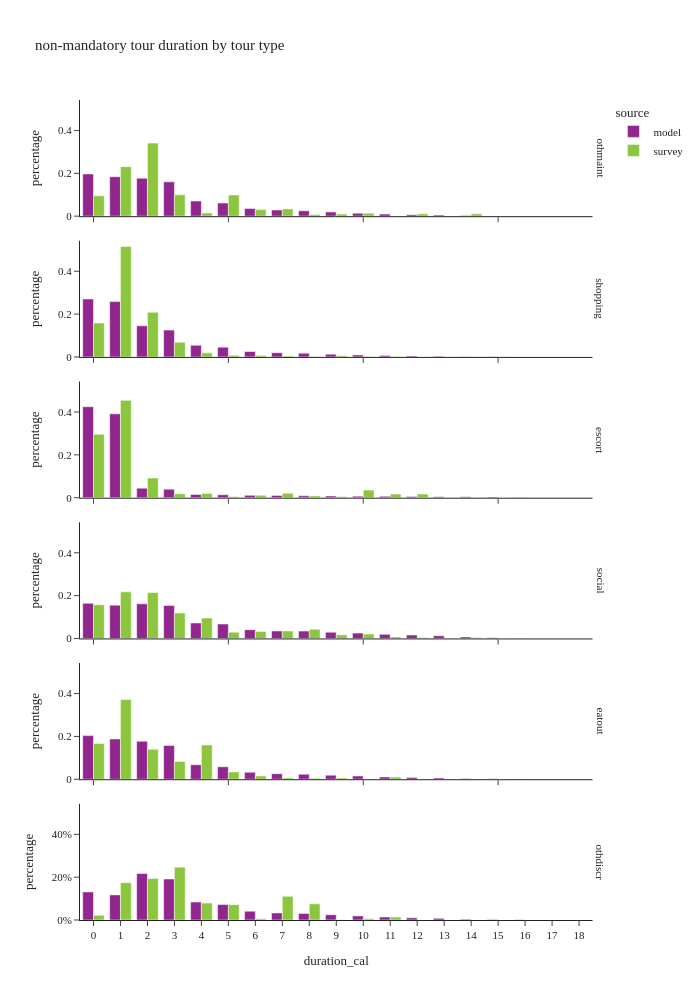

Source (notebook cell):
### Code cell
df_plot = non_m_tour_data.groupby(['source','tour_type','duration_cal'], observed=True)[['tour_weight']].sum().reset_index()
df_plot['percentage'] = df_plot.groupby(['source','tour_type'], group_keys=False)['tour_weight']. \
    apply(lambda x: x / float(x.sum()))

fig = px.bar(df_plot, x="duration_cal", y="percentage", color="source",barmode="group",
             facet_row='tour_type',
             title="non-mandatory tour duration by tour type")
fig.for_each_annotation(lambda a: a.update(text = a.text.split("=")[-1]))
fig.update_layout(height=1000, width=700, yaxis=dict(tickformat=".0%"), xaxis=dict(dtick="1"))
fig.show()

### Figure 1 — Plotly figure (JSON) as saved in the notebook; plotly's stock layout.template omitted (floating-point values rounded to 4 significant figures)
{"data": [{"alignmentgroup": "True", "hovertemplate": "source=model<br>tour_type=othmaint<br>duration_cal=%{x}<br>percentage=%{y}<extra></extra>", "legendgroup": "model", "marker": {"color": "#91268F", "pattern": {"shape": ""}}, "name": "model", "offsetgroup": "model", "orientation": "v", "showlegend": true, "textposition": "auto", "type": "bar", "x": [0.0, 1.0, 2.0, 3.0, 4.0, 5.0, 6.0, 7.0, 8.0, 9.0, 10.0, 11.0, 12.0, 13.0, 14.0, 15.0, 16.0, 17.0], "xaxis": "x6", "y": [0.1969, 0.1843, 0.1774, 0.1602, 0.07061, 0.06147, 0.03559, 0.02888, 0.02511, 0.01953, 0.01388, 0.009711, 0.007058, 0.005035, 0.002733, 0.001198, 0.000426, 2.989e-05], "yaxis": "y6"}, {"alignmentgroup": "True", "hovertemplate": "source=model<br>tour_type=shopping<br>duration_cal=%{x}<br>percentage=%{y}<extra></extra>", "legendgroup": "model", "marker": {"color": "#91268F", "pattern": {"shape": ""}}, "name": "model", "offsetgroup": "model", "orientation": "v", "showlegend": false, "textposition": "auto", "type": "bar", "x": [0.0, 1.0, 2.0, 3.0, 4.0, 5.0, 6.0, 7.0, 8.0, 9.0, 10.0, 11.0, 12.0, 13.0, 14.0, 15.0, 16.0, 17.0], "xaxis": "x5", "y": [0.2705, 0.2583, 0.1454, 0.1253, 0.0546, 0.0458, 0.02532, 0.01989, 0.0172, 0.01273, 0.009469, 0.006251, 0.004478, 0.002917, 0.001272, 0.000428, 8.397e-05, 8.127e-06], "yaxis": "y5"}, {"alignmentgroup": "True", "hovertemplate": "source=model<br>tour_type=escort<br>duration_cal=%{x}<br>percentage=%{y}<extra></extra>", "legendgroup": "model", "marker": {"color": "#91268F", "pattern": {"shape": ""}}, "name": "model", "offsetgroup": "model", "orientation": "v", "showlegend": false, "textposition": "auto", "type": "bar", "x": [0.0, 1.0, 2.0, 3.0, 4.0, 5.0, 6.0, 7.0, 8.0, 9.0, 10.0, 11.0, 12.0, 13.0, 14.0, 15.0, 16.0, 17.0, 18.0], "xaxis": "x4", "y": [0.4248, 0.3917, 0.04465, 0.03986, 0.01539, 0.01368, 0.01116, 0.01042, 0.008741, 0.007915, 0.007218, 0.006315, 0.005242, 0.004592, 0.004688, 0.002791, 0.0007932, 8.02e-05, 1.743e-06], "yaxis": "y4"}, {"alignmentgroup": "True", "hovertemplate": "source=model<br>tour_type=social<br>duration_cal=%{x}<br>percentage=%{y}<extra></extra>", "legendgroup": "model", "marker": {"color": "#91268F", "pattern": {"shape": ""}}, "name": "model", "offsetgroup": "model", "orientation": "v", "showlegend": false, "textposition": "auto", "type": "bar", "x": [0.0, 1.0, 2.0, 3.0, 4.0, 5.0, 6.0, 7.0, 8.0, 9.0, 10.0, 11.0, 12.0, 13.0, 14.0, 15.0, 16.0, 17.0, 18.0], "xaxis": "x3", "y": [0.164, 0.1557, 0.1619, 0.1542, 0.07214, 0.06743, 0.04108, 0.03475, 0.03452, 0.02917, 0.025, 0.01919, 0.01589, 0.0125, 0.007181, 0.00387, 0.001308, 0.000165, 1.178e-05], "yaxis": "y3"}, {"alignmentgroup": "True", "hovertemplate": "source=model<br>tour_type=eatout<br>duration_cal=%{x}<br>percentage=%{y}<extra></extra>", "legendgroup": "model", "marker": {"color": "#91268F", "pattern": {"shape": ""}}, "name": "model", "offsetgroup": "model", "orientation": "v", "showlegend": false, "textposition": "auto", "type": "bar", "x": [0.0, 1.0, 2.0, 3.0, 4.0, 5.0, 6.0, 7.0, 8.0, 9.0, 10.0, 11.0, 12.0, 13.0, 14.0, 15.0, 16.0, 17.0], "xaxis": "x2", "y": [0.2037, 0.1879, 0.1774, 0.1579, 0.06743, 0.058, 0.03236, 0.02581, 0.02351, 0.01899, 0.01511, 0.01083, 0.008657, 0.006298, 0.003619, 0.0018, 0.0006098, 0.0001053], "yaxis": "y2"}, {"alignmentgroup": "True", "hovertemplate": "source=model<br>tour_type=othdiscr<br>duration_cal=%{x}<br>percentage=%{y}<extra></extra>", "legendgroup": "model", "marker": {"color": "#91268F", "pattern": {"shape": ""}}, "name": "model", "offsetgroup": "model", "orientation": "v", "showlegend": false, "textposition": "auto", "type": "bar", "x": [0.0, 1.0, 2.0, 3.0, 4.0, 5.0, 6.0, 7.0, 8.0, 9.0, 10.0, 11.0, 12.0, 13.0, 14.0, 15.0, 16.0, 17.0, 18.0], "xaxis": "x", "y": [0.1313, 0.1173, 0.2172, 0.1916, 0.08365, 0.07211, 0.04106, 0.03291, 0.03082, 0.02453, 0.01924, 0.01382, 0.01029, 0.007711, 0.004049, 0.00181, 0.0005686, 8.411e-05, 3.364e-06], "yaxis": "y"}, {"alignmentgroup": "True", "hovertemplate": "source=survey<br>tour_type=othmaint<br>duration_cal=%{x}<br>percentage=%{y}<extra></extra>", "legendgroup": "survey", "marker": {"color": "#8CC63E", "pattern": {"shape": ""}}, "name": "survey", "offsetgroup": "survey", "orientation": "v", "showlegend": true, "textposition": "auto", "type": "bar", "x": [0.0, 1.0, 2.0, 3.0, 4.0, 5.0, 6.0, 7.0, 8.0, 9.0, 10.0, 11.0, 12.0, 14.0], "xaxis": "x6", "y": [0.09489, 0.2312, 0.3412, 0.09963, 0.01474, 0.09884, 0.03063, 0.03397, 0.007608, 0.01024, 0.0137, 0.001183, 0.0109, 0.01123], "yaxis": "y6"}, {"alignmentgroup": "True", "hovertemplate": "source=survey<br>tour_type=shopping<br>duration_cal=%{x}<br>percentage=%{y}<extra></extra>", "legendgroup": "survey", "marker": {"color": "#8CC63E", "pattern": {"shape": ""}}, "name": "survey", "offsetgroup": "survey", "orientation": "v", "showlegend": false, "textposition": "auto", "type": "bar", "x": [0.0, 1.0, 2.0, 3.0, 4.0, 5.0, 6.0, 7.0, 8.0, 9.0, 10.0, 11.0, 12.0], "xaxis": "x5", "y": [0.1584, 0.5154, 0.2086, 0.06896, 0.01901, 0.007801, 0.006357, 0.004282, 0.002284, 0.005449, 0.001846, 0.001687, 0.0], "yaxis": "y5"}, {"alignmentgroup": "True", "hovertemplate": "source=survey<br>tour_type=escort<br>duration_cal=%{x}<br>percentage=%{y}<extra></extra>", "legendgroup": "survey", "marker": {"color": "#8CC63E", "pattern": {"shape": ""}}, "name": "survey", "offsetgroup": "survey", "orientation": "v", "showlegend": false, "textposition": "auto", "type": "bar", "x": [0.0, 1.0, 2.0, 3.0, 4.0, 5.0, 6.0, 7.0, 8.0, 9.0, 10.0, 11.0, 12.0, 13.0, 15.0], "xaxis": "x4", "y": [0.2966, 0.4545, 0.09176, 0.01838, 0.02012, 0.004171, 0.01126, 0.02127, 0.008111, 0.004191, 0.03545, 0.01683, 0.01718, 0.0001735, 0.0], "yaxis": "y4"}, {"alignmentgroup": "True", "hovertemplate": "source=survey<br>tour_type=social<br>duration_cal=%{x}<br>percentage=%{y}<extra></extra>", "legendgroup": "survey", "marker": {"color": "#8CC63E", "pattern": {"shape": ""}}, "name": "survey", "offsetgroup": "survey", "orientation": "v", "showlegend": false, "textposition": "auto", "type": "bar", "x": [0.0, 1.0, 2.0, 3.0, 4.0, 5.0, 6.0, 7.0, 8.0, 9.0, 10.0, 11.0, 12.0, 13.0, 14.0, 15.0], "xaxis": "x3", "y": [0.1574, 0.2177, 0.2145, 0.1191, 0.09508, 0.02935, 0.03289, 0.03484, 0.04316, 0.01715, 0.02045, 0.007386, 0.004057, 0.002096, 0.004626, 0.0002747], "yaxis": "y3"}, {"alignmentgroup": "True", "hovertemplate": "source=survey<br>tour_type=eatout<br>duration_cal=%{x}<br>percentage=%{y}<extra></extra>", "legendgroup": "survey", "marker": {"color": "#8CC63E", "pattern": {"shape": ""}}, "name": "survey", "offsetgroup": "survey", "orientation": "v", "showlegend": false, "textposition": "auto", "type": "bar", "x": [0.0, 1.0, 2.0, 3.0, 4.0, 5.0, 6.0, 7.0, 8.0, 9.0, 10.0, 11.0, 12.0], "xaxis": "x2", "y": [0.167, 0.3718, 0.14, 0.08302, 0.1598, 0.03424, 0.01541, 0.006247, 0.004598, 0.005708, 0.001175, 0.01006, 0.000947], "yaxis": "y2"}, {"alignmentgroup": "True", "hovertemplate": "source=survey<br>tour_type=othdiscr<br>duration_cal=%{x}<br>percentage=%{y}<extra></extra>", "legendgroup": "survey", "marker": {"color": "#8CC63E", "pattern": {"shape": ""}}, "name": "survey", "offsetgroup": "survey", "orientation": "v", "showlegend": false, "textposition": "auto", "type": "bar", "x": [0.0, 1.0, 2.0, 3.0, 4.0, 5.0, 6.0, 7.0, 8.0, 9.0, 10.0, 11.0, 13.0, 15.0], "xaxis": "x", "y": [0.02166, 0.1743, 0.1941, 0.2467, 0.07924, 0.0717, 0.00584, 0.1105, 0.07536, 0.001237, 0.005549, 0.01359, 0.0, 0.0001676], "yaxis": "y"}], "layout": {"annotations": [{"font": {}, "showarrow": false, "text": "othdiscr", "textangle": 90, "x": 0.98, "xanchor": "left", "xref": "paper", "y": 0.07083, "yanchor": "middle", "yref": "paper"}, {"font": {}, "showarrow": false, "text": "eatout", "textangle": 90, "x": 0.98, "xanchor": "left", "xref": "paper", "y": 0.2425, "yanchor": "middle", "yref": "paper"}, {"font": {}, "showarrow": false, "text": "social", "textangle": 90, "x": 0.98, "xanchor": "left", "xref": "paper", "y": 0.4142, "yanchor": "middle", "yref": "paper"}, {"font": {}, "showarrow": false, "text": "escort", "textangle": 90, "x": 0.98, "xanchor": "left", "xref": "paper", "y": 0.5858, "yanchor": "middle", "yref": "paper"}, {"font": {}, "showarrow": false, "text": "shopping", "textangle": 90, "x": 0.98, "xanchor": "left", "xref": "paper", "y": 0.7575, "yanchor": "middle", "yref": "paper"}, {"font": {}, "showarrow": false, "text": "othmaint", "textangle": 90, "x": 0.98, "xanchor": "left", "xref": "paper", "y": 0.9292, "yanchor": "middle", "yref": "paper"}], "barmode": "group", "height": 1000, "legend": {"title": {"text": "source"}, "tracegroupgap": 0}, "title": {"text": "non-mandatory tour duration by tour type"}, "width": 700, "xaxis": {"anchor": "y", "domain": [0.0, 0.98], "dtick": "1", "title": {"text": "duration_cal"}}, "xaxis2": {"anchor": "y2", "domain": [0.0, 0.98], "matches": "x", "showticklabels": false}, "xaxis3": {"anchor": "y3", "domain": [0.0, 0.98], "matches": "x", "showticklabels": false}, "xaxis4": {"anchor": "y4", "domain": [0.0, 0.98], "matches": "x", "showticklabels": false}, "xaxis5": {"anchor": "y5", "domain": [0.0, 0.98], "matches": "x", "showticklabels": false}, "xaxis6": {"anchor": "y6", "domain": [0.0, 0.98], "matches": "x", "showticklabels": false}, "yaxis": {"anchor": "x", "domain": [0.0, 0.1417], "tickformat": ".0%", "title": {"text": "percentage"}}, "yaxis2": {"anchor": "x2", "domain": [0.1717, 0.3133], "matches": "y", "title": {"text": "percentage"}}, "yaxis3": {"anchor": "x3", "domain": [0.3433, 0.485], "matches": "y", "title": {"text": "percentage"}}, "yaxis4": {"anchor": "x4", "domain": [0.515, 0.6567], "matches": "y", "title": {"text": "percentage"}}, "yaxis5": {"anchor": "x5", "domain": [0.6867, 0.8283], "matches": "y", "title": {"text": "percentage"}}, "yaxis6": {"anchor": "x6", "domain": [0.8583, 1.0], "matches": "y", "title": {"text": "percentage"}}}}
